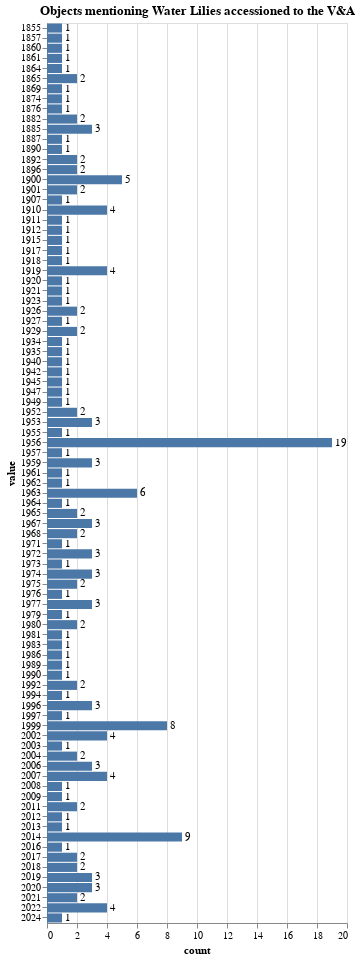

The notebook cell saved with this chart:
### Markdown cell above
Now for the same for the V&A, using the [clustering](https://developers.vam.ac.uk/guide/v2/data-vis/clustering.html) endpoint:

### Code cell
import requests
import altair as alt
import pandas as pd

req = requests.get('https://api.vam.ac.uk/v2/objects/clusters/accession_year/search?q=Water%20Lilies&cluster_size=100')
vam_water_lilies_df = pd.DataFrame(req.json())

bars = alt.Chart(vam_water_lilies_df).mark_bar().encode(  x='count:Q', y="value:O")
text = bars.mark_text( align='left',baseline='middle',  dx=3 ).encode( text='count:Q')

(bars + text).properties(height=900, title="Objects mentioning Water Lilies accessioned to the V&A")

### Figure 1 — Vega-Lite specification as saved in the notebook (floating-point values rounded to 4 significant figures)
{"config": {"view": {"continuousWidth": 300, "continuousHeight": 300}}, "layer": [{"mark": {"type": "bar"}, "encoding": {"x": {"field": "count", "type": "quantitative"}, "y": {"field": "value", "type": "ordinal"}}}, {"mark": {"type": "text", "align": "left", "baseline": "middle", "dx": 3}, "encoding": {"text": {"field": "count", "type": "quantitative"}, "x": {"field": "count", "type": "quantitative"}, "y": {"field": "value", "type": "ordinal"}}}], "data": {"name": "data-07b7ddfbfe13bcb0cc6b5277e7a3be93"}, "height": 900, "title": "Objects mentioning Water Lilies accessioned to the V&A", "$schema": "https://vega.github.io/schema/vega-lite/v5.17.0.json", "datasets": {"data-07b7ddfbfe13bcb0cc6b5277e7a3be93": [{"id": "1956", "value": "1956", "count": 19, "count_max_error": 0}, {"id": "2014", "value": "2014", "count": 9, "count_max_error": 0}, {"id": "1999", "value": "1999", "count": 8, "count_max_error": 0}, {"id": "1963", "value": "1963", "count": 6, "count_max_error": 0}, {"id": "1900", "value": "1900", "count": 5, "count_max_error": 0}, {"id": "1910", "value": "1910", "count": 4, "count_max_error": 0}, {"id": "1919", "value": "1919", "count": 4, "count_max_error": 0}, {"id": "2002", "value": "2002", "count": 4, "count_max_error": 0}, {"id": "2007", "value": "2007", "count": 4, "count_max_error": 0}, {"id": "2022", "value": "2022", "count": 4, "count_max_error": 0}, {"id": "1885", "value": "1885", "count": 3, "count_max_error": 0}, {"id": "1953", "value": "1953", "count": 3, "count_max_error": 0}, {"id": "1959", "value": "1959", "count": 3, "count_max_error": 0}, {"id": "1967", "value": "1967", "count": 3, "count_max_error": 0}, {"id": "1972", "value": "1972", "count": 3, "count_max_error": 0}, {"id": "1974", "value": "1974", "count": 3, "count_max_error": 0}, {"id": "1977", "value": "1977", "count": 3, "count_max_error": 0}, {"id": "1996", "value": "1996", "count": 3, "count_max_error": 0}, {"id": "2006", "value": "2006", "count": 3, "count_max_error": 0}, {"id": "2019", "value": "2019", "count": 3, "count_max_error": 0}, {"id": "2020", "value": "2020", "count": 3, "count_max_error": 0}, {"id": "1865", "value": "1865", "count": 2, "count_max_error": 0}, {"id": "1882", "value": "1882", "count": 2, "count_max_error": 0}, {"id": "1892", "value": "1892", "count": 2, "count_max_error": 0}, {"id": "1896", "value": "1896", "count": 2, "count_max_error": 0}, {"id": "1901", "value": "1901", "count": 2, "count_max_error": 0}, {"id": "1926", "value": "1926", "count": 2, "count_max_error": 0}, {"id": "1929", "value": "1929", "count": 2, "count_max_error": 0}, {"id": "1952", "value": "1952", "count": 2, "count_max_error": 0}, {"id": "1965", "value": "1965", "count": 2, "count_max_error": 0}, {"id": "1968", "value": "1968", "count": 2, "count_max_error": 0}, {"id": "1975", "value": "1975", "count": 2, "count_max_error": 0}, {"id": "1980", "value": "1980", "count": 2, "count_max_error": 0}, {"id": "1992", "value": "1992", "count": 2, "count_max_error": 0}, {"id": "2004", "value": "2004", "count": 2, "count_max_error": 0}, {"id": "2011", "value": "2011", "count": 2, "count_max_error": 0}, {"id": "2017", "value": "2017", "count": 2, "count_max_error": 0}, {"id": "2018", "value": "2018", "count": 2, "count_max_error": 0}, {"id": "2021", "value": "2021", "count": 2, "count_max_error": 0}, {"id": "1855", "value": "1855", "count": 1, "count_max_error": 0}, {"id": "1857", "value": "1857", "count": 1, "count_max_error": 0}, {"id": "1860", "value": "1860", "count": 1, "count_max_error": 0}, {"id": "1861", "value": "1861", "count": 1, "count_max_error": 0}, {"id": "1864", "value": "1864", "count": 1, "count_max_error": 0}, {"id": "1869", "value": "1869", "count": 1, "count_max_error": 0}, {"id": "1874", "value": "1874", "count": 1, "count_max_error": 0}, {"id": "1876", "value": "1876", "count": 1, "count_max_error": 0}, {"id": "1887", "value": "1887", "count": 1, "count_max_error": 0}, {"id": "1890", "value": "1890", "count": 1, "count_max_error": 0}, {"id": "1907", "value": "1907", "count": 1, "count_max_error": 0}, {"id": "1911", "value": "1911", "count": 1, "count_max_error": 0}, {"id": "1912", "value": "1912", "count": 1, "count_max_error": 0}, {"id": "1915", "value": "1915", "count": 1, "count_max_error": 0}, {"id": "1917", "value": "1917", "count": 1, "count_max_error": 0}, {"id": "1918", "value": "1918", "count": 1, "count_max_error": 0}, {"id": "1920", "value": "1920", "count": 1, "count_max_error": 0}, {"id": "1921", "value": "1921", "count": 1, "count_max_error": 0}, {"id": "1923", "value": "1923", "count": 1, "count_max_error": 0}, {"id": "1927", "value": "1927", "count": 1, "count_max_error": 0}, {"id": "1934", "value": "1934", "count": 1, "count_max_error": 0}, {"id": "1935", "value": "1935", "count": 1, "count_max_error": 0}, {"id": "1940", "value": "1940", "count": 1, "count_max_error": 0}, {"id": "1942", "value": "1942", "count": 1, "count_max_error": 0}, {"id": "1945", "value": "1945", "count": 1, "count_max_error": 0}, {"id": "1947", "value": "1947", "count": 1, "count_max_error": 0}, {"id": "1949", "value": "1949", "count": 1, "count_max_error": 0}, {"id": "1955", "value": "1955", "count": 1, "count_max_error": 0}, {"id": "1957", "value": "1957", "count": 1, "count_max_error": 0}, {"id": "1961", "value": "1961", "count": 1, "count_max_error": 0}, {"id": "1962", "value": "1962", "count": 1, "count_max_error": 0}, {"id": "1964", "value": "1964", "count": 1, "count_max_error": 0}, {"id": "1971", "value": "1971", "count": 1, "count_max_error": 0}, {"id": "1973", "value": "1973", "count": 1, "count_max_error": 0}, {"id": "1976", "value": "1976", "count": 1, "count_max_error": 0}, {"id": "1979", "value": "1979", "count": 1, "count_max_error": 0}, {"id": "1981", "value": "1981", "count": 1, "count_max_error": 0}, {"id": "1983", "value": "1983", "count": 1, "count_max_error": 0}, {"id": "1986", "value": "1986", "count": 1, "count_max_error": 0}, {"id": "1989", "value": "1989", "count": 1, "count_max_error": 0}, {"id": "1990", "value": "1990", "count": 1, "count_max_error": 0}, {"id": "1994", "value": "1994", "count": 1, "count_max_error": 0}, {"id": "1997", "value": "1997", "count": 1, "count_max_error": 0}, {"id": "2003", "value": "2003", "count": 1, "count_max_error": 0}, {"id": "2008", "value": "2008", "count": 1, "count_max_error": 0}, {"id": "2009", "value": "2009", "count": 1, "count_max_error": 0}, {"id": "2012", "value": "2012", "count": 1, "count_max_error": 0}, {"id": "2013", "value": "2013", "count": 1, "count_max_error": 0}, {"id": "2016", "value": "2016", "count": 1, "count_max_error": 0}, {"id": "2024", "value": "2024", "count": 1, "count_max_error": 0}]}}
